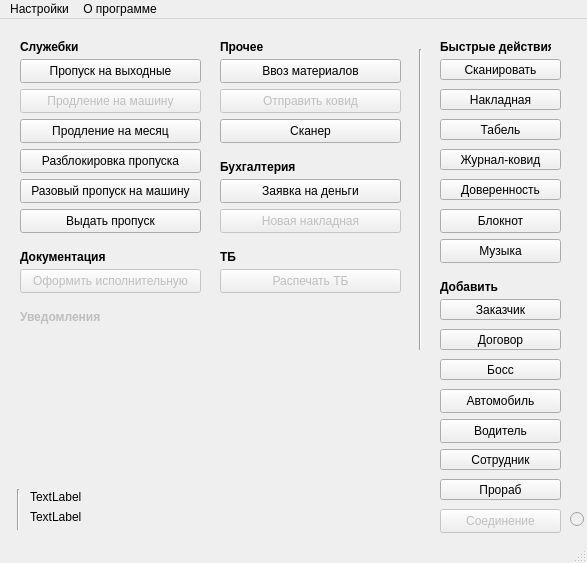
<?xml version="1.0" encoding="UTF-8"?>
<ui version="4.0">
 <class>ui_main_menu</class>
 <widget class="QMainWindow" name="ui_main_menu">
  <property name="geometry">
   <rect>
    <x>0</x>
    <y>0</y>
    <width>587</width>
    <height>563</height>
   </rect>
  </property>
  <property name="windowTitle">
   <string>MainWindow</string>
  </property>
  <widget class="QWidget" name="centralwidget">
   <widget class="QPushButton" name="b_attorney">
    <property name="geometry">
     <rect>
      <x>440</x>
      <y>160</y>
      <width>121</width>
      <height>21</height>
     </rect>
    </property>
    <property name="text">
     <string>Доверенность</string>
    </property>
   </widget>
   <widget class="QPushButton" name="b_invoice">
    <property name="geometry">
     <rect>
      <x>440</x>
      <y>70</y>
      <width>121</width>
      <height>21</height>
     </rect>
    </property>
    <property name="text">
     <string>Накладная</string>
    </property>
   </widget>
   <widget class="QPushButton" name="b_journal">
    <property name="geometry">
     <rect>
      <x>440</x>
      <y>130</y>
      <width>121</width>
      <height>21</height>
     </rect>
    </property>
    <property name="text">
     <string>Журнал-ковид</string>
    </property>
   </widget>
   <widget class="QPushButton" name="b_tabel">
    <property name="geometry">
     <rect>
      <x>440</x>
      <y>100</y>
      <width>121</width>
      <height>21</height>
     </rect>
    </property>
    <property name="text">
     <string>Табель</string>
    </property>
   </widget>
   <widget class="Line" name="ui_line">
    <property name="geometry">
     <rect>
      <x>410</x>
      <y>30</y>
      <width>20</width>
      <height>301</height>
     </rect>
    </property>
    <property name="orientation">
     <enum>Qt::Vertical</enum>
    </property>
   </widget>
   <widget class="QPushButton" name="b_scan">
    <property name="geometry">
     <rect>
      <x>440</x>
      <y>40</y>
      <width>121</width>
      <height>21</height>
     </rect>
    </property>
    <property name="text">
     <string>Сканировать</string>
    </property>
   </widget>
   <widget class="QPushButton" name="b_new_company">
    <property name="geometry">
     <rect>
      <x>440</x>
      <y>280</y>
      <width>121</width>
      <height>21</height>
     </rect>
    </property>
    <property name="text">
     <string>Заказчик</string>
    </property>
   </widget>
   <widget class="QPushButton" name="b_new_person">
    <property name="geometry">
     <rect>
      <x>440</x>
      <y>430</y>
      <width>121</width>
      <height>21</height>
     </rect>
    </property>
    <property name="text">
     <string>Сотрудник</string>
    </property>
   </widget>
   <widget class="QLabel" name="ui_l_fast">
    <property name="geometry">
     <rect>
      <x>440</x>
      <y>20</y>
      <width>111</width>
      <height>16</height>
     </rect>
    </property>
    <property name="font">
     <font>
      <bold>true</bold>
     </font>
    </property>
    <property name="text">
     <string>Быстрые действия</string>
    </property>
   </widget>
   <widget class="QPushButton" name="b_create_act">
    <property name="enabled">
     <bool>false</bool>
    </property>
    <property name="geometry">
     <rect>
      <x>20</x>
      <y>250</y>
      <width>181</width>
      <height>24</height>
     </rect>
    </property>
    <property name="text">
     <string>Оформить исполнительную</string>
    </property>
   </widget>
   <widget class="QPushButton" name="b_pass_month">
    <property name="geometry">
     <rect>
      <x>20</x>
      <y>100</y>
      <width>181</width>
      <height>24</height>
     </rect>
    </property>
    <property name="text">
     <string>Продление на месяц</string>
    </property>
   </widget>
   <widget class="QPushButton" name="b_pass_week">
    <property name="geometry">
     <rect>
      <x>20</x>
      <y>40</y>
      <width>181</width>
      <height>24</height>
     </rect>
    </property>
    <property name="text">
     <string>Пропуск на выходные</string>
    </property>
   </widget>
   <widget class="QPushButton" name="b_pass_auto">
    <property name="enabled">
     <bool>false</bool>
    </property>
    <property name="geometry">
     <rect>
      <x>20</x>
      <y>70</y>
      <width>181</width>
      <height>24</height>
     </rect>
    </property>
    <property name="text">
     <string>Продление на машину</string>
    </property>
   </widget>
   <widget class="QLabel" name="ui_l_notf">
    <property name="enabled">
     <bool>false</bool>
    </property>
    <property name="geometry">
     <rect>
      <x>20</x>
      <y>290</y>
      <width>111</width>
      <height>16</height>
     </rect>
    </property>
    <property name="font">
     <font>
      <bold>true</bold>
     </font>
    </property>
    <property name="text">
     <string>Уведомления</string>
    </property>
   </widget>
   <widget class="QPushButton" name="b_pass_unlock">
    <property name="geometry">
     <rect>
      <x>20</x>
      <y>130</y>
      <width>181</width>
      <height>24</height>
     </rect>
    </property>
    <property name="text">
     <string>Разблокировка пропуска</string>
    </property>
   </widget>
   <widget class="QPushButton" name="b_new_material">
    <property name="geometry">
     <rect>
      <x>220</x>
      <y>40</y>
      <width>181</width>
      <height>24</height>
     </rect>
    </property>
    <property name="text">
     <string>Ввоз материалов</string>
    </property>
   </widget>
   <widget class="QPushButton" name="b_get_money">
    <property name="enabled">
     <bool>true</bool>
    </property>
    <property name="geometry">
     <rect>
      <x>220</x>
      <y>160</y>
      <width>181</width>
      <height>24</height>
     </rect>
    </property>
    <property name="text">
     <string>Заявка на деньги</string>
    </property>
   </widget>
   <widget class="QLabel" name="ui_l_pass">
    <property name="geometry">
     <rect>
      <x>20</x>
      <y>20</y>
      <width>81</width>
      <height>16</height>
     </rect>
    </property>
    <property name="font">
     <font>
      <bold>true</bold>
     </font>
    </property>
    <property name="text">
     <string>Служебки</string>
    </property>
   </widget>
   <widget class="QLabel" name="ui_l_ohter">
    <property name="geometry">
     <rect>
      <x>220</x>
      <y>20</y>
      <width>81</width>
      <height>16</height>
     </rect>
    </property>
    <property name="font">
     <font>
      <bold>true</bold>
     </font>
    </property>
    <property name="text">
     <string>Прочее</string>
    </property>
   </widget>
   <widget class="QLabel" name="ui_l_doc">
    <property name="geometry">
     <rect>
      <x>20</x>
      <y>230</y>
      <width>91</width>
      <height>16</height>
     </rect>
    </property>
    <property name="font">
     <font>
      <bold>true</bold>
     </font>
    </property>
    <property name="text">
     <string>Документация</string>
    </property>
   </widget>
   <widget class="QLabel" name="ui_l_accounting">
    <property name="geometry">
     <rect>
      <x>220</x>
      <y>140</y>
      <width>91</width>
      <height>16</height>
     </rect>
    </property>
    <property name="font">
     <font>
      <bold>true</bold>
     </font>
    </property>
    <property name="text">
     <string>Бухгалтерия</string>
    </property>
   </widget>
   <widget class="QPushButton" name="b_new_invoice">
    <property name="enabled">
     <bool>false</bool>
    </property>
    <property name="geometry">
     <rect>
      <x>220</x>
      <y>190</y>
      <width>181</width>
      <height>24</height>
     </rect>
    </property>
    <property name="text">
     <string>Новая накладная</string>
    </property>
   </widget>
   <widget class="QLabel" name="ui_l_create">
    <property name="geometry">
     <rect>
      <x>440</x>
      <y>260</y>
      <width>61</width>
      <height>16</height>
     </rect>
    </property>
    <property name="font">
     <font>
      <bold>true</bold>
     </font>
    </property>
    <property name="text">
     <string>Добавить</string>
    </property>
   </widget>
   <widget class="QLabel" name="ui_l_SP">
    <property name="geometry">
     <rect>
      <x>220</x>
      <y>230</y>
      <width>91</width>
      <height>16</height>
     </rect>
    </property>
    <property name="font">
     <font>
      <bold>true</bold>
     </font>
    </property>
    <property name="text">
     <string>ТБ</string>
    </property>
   </widget>
   <widget class="QPushButton" name="b_send_covid">
    <property name="enabled">
     <bool>false</bool>
    </property>
    <property name="geometry">
     <rect>
      <x>220</x>
      <y>70</y>
      <width>181</width>
      <height>24</height>
     </rect>
    </property>
    <property name="text">
     <string>Отправить ковид</string>
    </property>
   </widget>
   <widget class="QPushButton" name="b_pass_drive">
    <property name="geometry">
     <rect>
      <x>20</x>
      <y>160</y>
      <width>181</width>
      <height>24</height>
     </rect>
    </property>
    <property name="text">
     <string>Разовый пропуск на машину</string>
    </property>
   </widget>
   <widget class="QPushButton" name="b_pass_issue">
    <property name="geometry">
     <rect>
      <x>20</x>
      <y>190</y>
      <width>181</width>
      <height>24</height>
     </rect>
    </property>
    <property name="text">
     <string>Выдать пропуск</string>
    </property>
   </widget>
   <widget class="QPushButton" name="b_pdf_check">
    <property name="enabled">
     <bool>true</bool>
    </property>
    <property name="geometry">
     <rect>
      <x>220</x>
      <y>100</y>
      <width>181</width>
      <height>24</height>
     </rect>
    </property>
    <property name="text">
     <string>Сканер</string>
    </property>
   </widget>
   <widget class="QPushButton" name="b_new_boss">
    <property name="geometry">
     <rect>
      <x>440</x>
      <y>340</y>
      <width>121</width>
      <height>21</height>
     </rect>
    </property>
    <property name="text">
     <string>Босс</string>
    </property>
   </widget>
   <widget class="QPushButton" name="b_connect">
    <property name="enabled">
     <bool>false</bool>
    </property>
    <property name="geometry">
     <rect>
      <x>440</x>
      <y>490</y>
      <width>121</width>
      <height>24</height>
     </rect>
    </property>
    <property name="text">
     <string>Соединение</string>
    </property>
   </widget>
   <widget class="QRadioButton" name="r_connect">
    <property name="enabled">
     <bool>false</bool>
    </property>
    <property name="geometry">
     <rect>
      <x>570</x>
      <y>490</y>
      <width>21</width>
      <height>20</height>
     </rect>
    </property>
    <property name="text">
     <string/>
    </property>
   </widget>
   <widget class="QPushButton" name="b_notepad">
    <property name="geometry">
     <rect>
      <x>440</x>
      <y>190</y>
      <width>121</width>
      <height>24</height>
     </rect>
    </property>
    <property name="text">
     <string>Блокнот</string>
    </property>
   </widget>
   <widget class="QPushButton" name="b_new_build">
    <property name="geometry">
     <rect>
      <x>440</x>
      <y>310</y>
      <width>121</width>
      <height>21</height>
     </rect>
    </property>
    <property name="text">
     <string>Договор</string>
    </property>
   </widget>
   <widget class="QPushButton" name="b_new_itr">
    <property name="geometry">
     <rect>
      <x>440</x>
      <y>460</y>
      <width>121</width>
      <height>21</height>
     </rect>
    </property>
    <property name="text">
     <string>Прораб</string>
    </property>
   </widget>
   <widget class="QPushButton" name="b_music">
    <property name="geometry">
     <rect>
      <x>440</x>
      <y>220</y>
      <width>121</width>
      <height>24</height>
     </rect>
    </property>
    <property name="text">
     <string>Музыка</string>
    </property>
   </widget>
   <widget class="QPushButton" name="b_new_auto">
    <property name="geometry">
     <rect>
      <x>440</x>
      <y>370</y>
      <width>121</width>
      <height>24</height>
     </rect>
    </property>
    <property name="text">
     <string>Автомобиль</string>
    </property>
   </widget>
   <widget class="QPushButton" name="b_new_driver">
    <property name="geometry">
     <rect>
      <x>440</x>
      <y>400</y>
      <width>121</width>
      <height>24</height>
     </rect>
    </property>
    <property name="text">
     <string>Водитель</string>
    </property>
   </widget>
   <widget class="QPushButton" name="b_tb">
    <property name="enabled">
     <bool>false</bool>
    </property>
    <property name="geometry">
     <rect>
      <x>220</x>
      <y>250</y>
      <width>181</width>
      <height>24</height>
     </rect>
    </property>
    <property name="text">
     <string>Распечать ТБ</string>
    </property>
   </widget>
   <widget class="QLabel" name="l_weather">
    <property name="geometry">
     <rect>
      <x>30</x>
      <y>470</y>
      <width>221</width>
      <height>16</height>
     </rect>
    </property>
    <property name="text">
     <string>TextLabel</string>
    </property>
   </widget>
   <widget class="QLabel" name="l_temp">
    <property name="geometry">
     <rect>
      <x>30</x>
      <y>490</y>
      <width>71</width>
      <height>16</height>
     </rect>
    </property>
    <property name="text">
     <string>TextLabel</string>
    </property>
   </widget>
   <widget class="Line" name="line">
    <property name="geometry">
     <rect>
      <x>10</x>
      <y>470</y>
      <width>16</width>
      <height>41</height>
     </rect>
    </property>
    <property name="orientation">
     <enum>Qt::Vertical</enum>
    </property>
   </widget>
  </widget>
  <widget class="QStatusBar" name="statusbar"/>
  <widget class="QMenuBar" name="menubar">
   <property name="geometry">
    <rect>
     <x>0</x>
     <y>0</y>
     <width>587</width>
     <height>22</height>
    </rect>
   </property>
   <widget class="QMenu" name="ui_settings">
    <property name="title">
     <string>Настройки</string>
    </property>
   </widget>
   <widget class="QMenu" name="ui_about">
    <property name="title">
     <string>О программе</string>
    </property>
   </widget>
   <addaction name="ui_settings"/>
   <addaction name="ui_about"/>
  </widget>
  <action name="btn_settings">
   <property name="text">
    <string>Настройки</string>
   </property>
  </action>
  <action name="btn_about">
   <property name="text">
    <string>О программе</string>
   </property>
  </action>
  <action name="action">
   <property name="text">
    <string>Новый объект</string>
   </property>
  </action>
  <action name="a_add_company">
   <property name="text">
    <string>Добавить исполнителя</string>
   </property>
  </action>
  <action name="a_add_order">
   <property name="text">
    <string>Добавить заказчика</string>
   </property>
  </action>
  <action name="a_add_workers">
   <property name="text">
    <string>Добавить рабочих</string>
   </property>
  </action>
  <action name="a_add_bosses">
   <property name="text">
    <string>Добавить боссов</string>
   </property>
  </action>
  <action name="a_add_bosses_post">
   <property name="text">
    <string>Добавить почты боссов</string>
   </property>
  </action>
  <action name="action_7">
   <property name="text">
    <string>Добавить новый объект</string>
   </property>
  </action>
  <action name="action_8">
   <property name="text">
    <string>Включить уведомления</string>
   </property>
  </action>
  <action name="action_2">
   <property name="text">
    <string>Добавить машину</string>
   </property>
  </action>
 </widget>
 <resources/>
 <connections/>
</ui>
